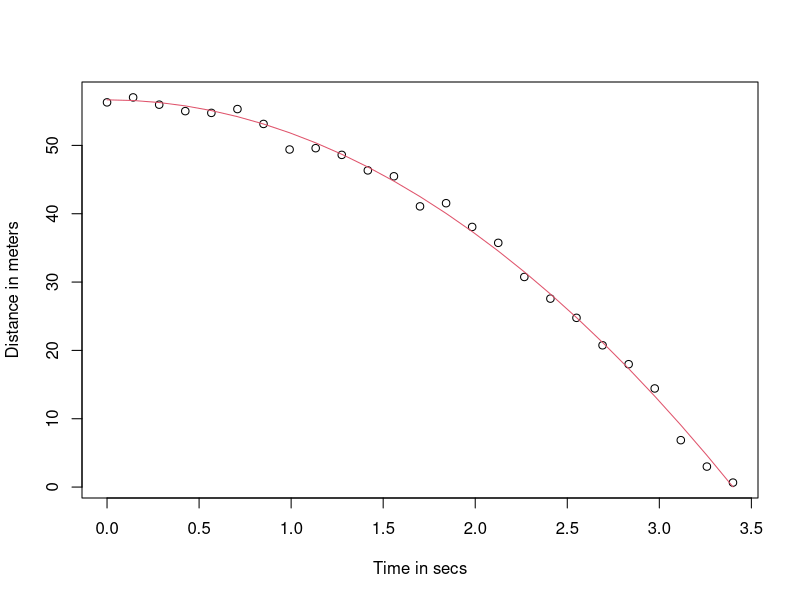

This chart was generated by the following R code:
g<-9.8
n<-25
tt<-seq(0,3.4,len=n)
f<-56.67+0*tt-0.5*g*tt^2
y<-f+rnorm(n,sd=1)
plot(tt,y,xlab="Time in secs", ylab="Distance in meters")
lines(tt,f,col=2)

rss<-function(beta0,beta1,beta2){
  r<-y-(beta0+beta1*tt+beta2*tt^2)
  sum(r^2)
}

beta2s<-seq(-10,0,len=100)
RSS<-sapply(beta2s,rss,beta0=65,beta1=0)
lines(beta2s,RSS,type="l",col=3)
